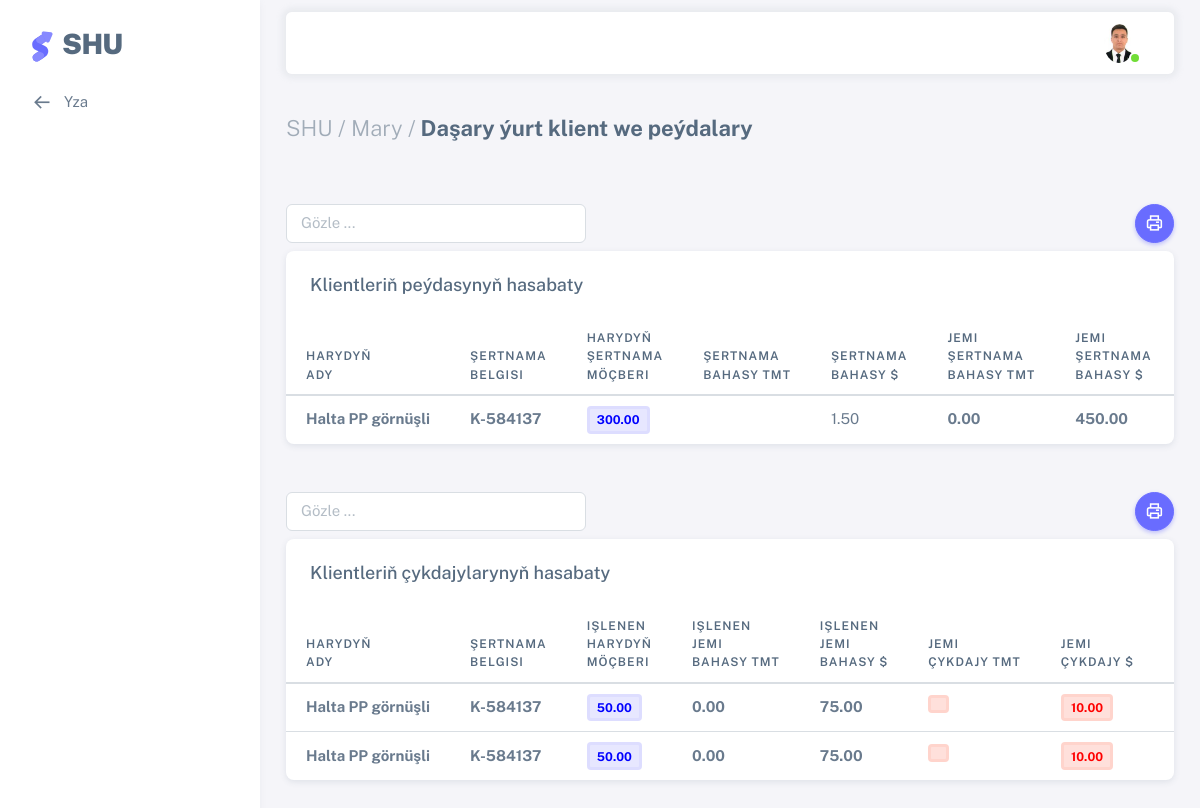
The page /manager_detail/1/ (signed in) on the database its author committed.
### users/models.py (models this page shows, shortened)
class AllUsers(AbstractUser):
    username = models.CharField(max_length=100, unique=True)
    office = models.ForeignKey(Office, on_delete=models.CASCADE, null=True)
    sehs = models.ForeignKey(Sehler, related_name='user_sehs', on_delete=models.CASCADE, null=True, blank=True)
    bolum = models.ForeignKey(Bolum, on_delete=models.CASCADE,null=True)
    wez = models.ForeignKey(Wez, on_delete=models.CASCADE, null=True)
    first_name = models.CharField(max_length=100)
    last_name = models.CharField(max_length=100)
    middle_name = models.CharField(max_length=100, null=True, blank=True)
    birth_date = models.DateField("Doglan senesi", default=timezone.now)
    tel = models.CharField("Telefon belgisi", max_length=12, null=True, blank=True)
    email = models.EmailField(unique=True)
    address = models.TextField(null=True, blank=True)
    user_code = models.CharField(max_length=12, unique=True, default=random_string, null=True, blank=True)
    image = models.ImageField(default='default.png', upload_to='profile_pics')

class Office(models.Model):
    name = models.CharField("Edara-kärhananyň ady", max_length=1000, null=True, blank=True)
    tel = models.CharField("Telefon belgisi", null=True, blank=True, max_length=12)
    reg_num = models.CharField("reg nomer", max_length=100, null=True, blank=True,)
    ind_num = models.CharField("indeks nomer", max_length=100, null=True, blank=True,)
    kpp_num = models.CharField(max_length=100, null=True, blank=True)
    address = models.TextField("Salgysy", null=True, blank=True)
    description = models.TextField("Gysga beyany", null=True, blank=True)
    slug = models.SlugField(max_length=300, unique=True, db_index=True, verbose_name="URL")
    def __str__(self):
        return self.name
    class Meta:
        verbose_name = 'Edara-kärhana'
        verbose_name_plural = 'Edara-kärhanalar'

### shu/models.py (models this page shows, shortened)
class Das_yurt_klientler(models.Model):
    klient = models.ForeignKey(Manager_user, on_delete=models.CASCADE,null=True, blank=True)
    shertnama_nomer = models.CharField("Şertnama belgisi", max_length=100, blank=True,null=True)
    harydyn_ady = models.CharField("Harydyň ady", max_length=500, blank=True,null=True)
    z_sany = models.DecimalField("Harydyň şertnama möçberi",default=0,max_digits=10, decimal_places=2, null=True, blank=True)
    bahasy_m = models.DecimalField("Bahasy TMT",default=0,max_digits=10, decimal_places=2, null=True, blank=True)
    bahasy_d = models.DecimalField("Bahasy $",default=0,max_digits=10, decimal_places=2, null=True, blank=True)
    zj_bahasy_m = models.DecimalField("Jemi bahasy TMT",default=0,max_digits=10, decimal_places=2, null=True, blank=True)
    zj_bahasy_d = models.DecimalField("Jemi bahasy $",default=0,max_digits=10,decimal_places=2, null=True, blank=True)
    tapawut_m = models.DecimalField("Tapawudy TMT",default=0,max_digits=10,decimal_places=2, null=True, blank=True)
    tapawut_d = models.DecimalField("Tapawudy $",default=0,max_digits=10, decimal_places=2, null=True, blank=True)
    peyda_m = models.DecimalField("Jemi galýan peýda TMT",default=0,max_digits=10,decimal_places=2, null=True, blank=True)
    peyda_d = models.DecimalField("Jemi galýan peýda $",default=0,max_digits=10, decimal_places=2, null=True, blank=True)
    bellik = models.CharField("Bellik",max_length=1000, blank=True, null=True)
    sene = models.DateField("zakaz Senesi", default=timezone.now, null=True, blank=True)
    has_sene = models.IntegerField("Senesi",null=True, blank=True, default=None)
    class Meta:
        verbose_name = 'Daşary ýurt klient we peýda'
        verbose_name_plural = 'Daşary ýurt klientler we peýda'

class Das_yurt_klient_cykdajy(models.Model):
    gir_klient = models.ForeignKey(Das_yurt_klientler, on_delete=models.CASCADE,null=True, blank=True)
    klient = models.ForeignKey(Manager_user, on_delete=models.CASCADE,null=True, blank=True)
    shertnama_nomer = models.CharField("Şertnama belgisi", max_length=100, blank=True,null=True)
    harydyn_ady = models.CharField("Harydyň ady", max_length=500, blank=True,null=True)
    i_sany = models.DecimalField("Işlenen harydyň möçberi",default=0,max_digits=10, decimal_places=2, null=True, blank=True)
    j_bahasy_m = models.DecimalField("Jemi bahasy TMT",default=0,max_digits=10, decimal_places=2, null=True, blank=True)
    j_bahasy_d = models.DecimalField("Jemi bahasy $",default=0,max_digits=10,decimal_places=2, null=True, blank=True)
    cykdajy_m = models.DecimalField("Jemi çykdajy TMT",default=0,max_digits=10,decimal_places=2, null=True, blank=True)
    cykdajy_d = models.DecimalField("Jemi çykdajy $",default=0,max_digits=10,decimal_places=2, null=True, blank=True)
    bellik = models.CharField("Bellik",max_length=1000, blank=True, null=True)
    sene = models.DateField("zakaz Senesi", default=timezone.now, null=True, blank=True)
    has_sene = models.IntegerField("Senesi",null=True, blank=True, default=None)
    class Meta:
        verbose_name = 'Daşary ýurt klient çykdajysy'
        verbose_name_plural = 'Daşary ýurt klientler çykdajylary'

### shu/views.py (the view)
# urls.py: path('manager_detail/<int:pk>/', views.Manager_detail, name='manager-detail'),
@login_required(login_url='login')
def Manager_detail(request,pk):
    page_title = _('Daşary ýurt klient we peýdalary')
    mang_detail = Das_yurt_klientler.objects.filter(klient_id=pk)
    cykdajy = Das_yurt_klient_cykdajy.objects.filter(klient_id=pk)
    seneid1=Hasabat_sene.objects.last().id
    pkk=pk
    if request.method == 'POST':
        form = Manager_zakazForm(request.POST, request.FILES)
        if form.is_valid():
            harydyn_ady = form.cleaned_data['harydyn_ady']
            shertnama_nomer = form.cleaned_data['shertnama_nomer']
            z_sany = form.cleaned_data['z_sany']
            bahasy_m = form.cleaned_data['bahasy_m']
            bahasy_d = form.cleaned_data['bahasy_d']
            baha_m = bahasy_m if bahasy_m is not None else 0
            baha_d = bahasy_d if bahasy_d is not None else 0
            obj = Das_yurt_klientler.objects.create(klient_id=pk,harydyn_ady=harydyn_ady,has_sene=seneid1,
                                                           shertnama_nomer=shertnama_nomer,z_sany=z_sany,
                                                           bahasy_m=bahasy_m,bahasy_d=bahasy_d,
                                                           zj_bahasy_m=z_sany*baha_m,
                                                           zj_bahasy_d=z_sany*baha_d)
            obj.save()
            messages.success(request, 'Täze daşary ýurt klient we peýda girizildi!')
            return redirect('manager-detail',pk)
        else:
            messages.error(request, 'Ýalňyşlyk: Daşary ýurt klient we peýda girizilmedi!')
    else:
        form = Manager_zakazForm()
    paginator = Paginator(mang_detail, 10)
    page = request.GET.get('page')
    try:
        myuser = paginator.get_page(page)
    except PageNotAnInteger:
        myuser = paginator.page(1)
    except EmptyPage:
        myuser = paginator.page(paginator.num_pages)
    context = {'title': page_title,'myuser':myuser,'form':form,'cykdajy':cykdajy,'pkk':pkk}
    return render(request, 'shu/manager_detail.html', context)

### users/models.py (called while the page is built)
    def __str__(self):
        return self.name

### shu/templates/shu/manager_detail.html (shortened to what this page needs)
{% extends 'shu/base.html' %}
{% load i18n %}
{% load crispy_forms_tags %}
{% load static %}
{% block menu %}
<li class="menu-item">
  <a href="{% url 'managers' %}" class="menu-link">
    <i class="menu-icon tf-icons bx bx-arrow-back"></i>
    <div>Yza</div>
  </a>
</li>
{% endblock menu %}
{% block content %}
<div class="content-wrapper">
    <div class="container-xxl flex-grow-1 container-p-y">
      <h4 class="fw-bold py-3 mb-4"><span class="text-muted fw-light">SHU / {{ user.office|default_if_none:"" }} /</span> {{ title }}</h4>
    <a><button style="float:right;" onclick="printData()" class="btn rounded-pill btn-icon btn-primary"> <i class="tf-icons bx bx-printer"></i></button>
    <input class="form-control mb-2 mt-5" style="width:300px;" id='myInput' onkeyup='myFunction()' type='text' placeholder="Gözle ..."></a>
    <div class="card" id="printTable">
      <h5 class="card-header">Klientleriň peýdasynyň hasabaty</h5>
      <div class="table-responsive text-nowrap">
        <table class="table table-hover" id="myTable">
          <thead>
            <tr>
              <th>Harydyň<br>ady</th>
              <th>Şertnama<br>belgisi</th>
              <th>Harydyň<br>şertnama<br>möçberi</th>
              <th>Şertnama<br>bahasy TMT</th>
              <th>Şertnama<br>bahasy $</th>
              <th>Jemi<BR>Şertnama<br>bahasy TMT</th>
              <th>Jemi<BR>Şertnama<br>bahasy $</th>
              <th>Tapawut TMT</th>
            </tr>
          </thead>
          <tbody class="table-border-bottom-0">
            {% for deg in myuser %}
            <tr>
              <td><strong>{{deg.harydyn_ady|default_if_none:""}}</strong></td>
              <td><strong>{{deg.shertnama_nomer|default_if_none:""}}</strong></td>
              <td><span class="badge bg-label-primary border-light-primary me-1"><strong style="color:Blue;">{{deg.z_sany|floatformat:2|default_if_none:""}}</strong></span></td>
              <td>{{deg.bahasy_m|floatformat:2|default_if_none:""}}</td>
              <td>{{deg.bahasy_d|floatformat:2|default_if_none:""}}</td>
              <td><strong>{{deg.zj_bahasy_m|floatformat:2|default_if_none:""}}</strong></td>
              <td><strong>{{deg.zj_bahasy_d|floatformat:2|default_if_none:""}}</strong></td>
              <td><strong>{{deg.tapawut_m|floatformat:2|default_if_none:""}}</strong></td>
            </tr>
            {% endfor %}
          </tbody>
        </table>
      </div>
    </div>
    <a><button style="float:right;" onclick="printData1()" class="btn rounded-pill btn-icon btn-primary"> <i class="tf-icons bx bx-printer"></i></button>
    <input class="form-control mb-2 mt-5" style="width:300px;" id='myInput1' onkeyup='myFunction1()' type='text' placeholder="Gözle ..."></a>
    <div class="card mb-5" id="printTable1">
      <h5 class="card-header">Klientleriň çykdajylarynyň hasabaty</h5>
      <div class="table-responsive text-nowrap">
        <table class="table table-hover" id="myTable1">
          <thead>
            <tr>
              <th>Harydyň<br>ady</th>
              <th>Şertnama<br>belgisi</th>
              <th>Işlenen<br>harydyň<br>möçberi</th>
              <th>Işlenen<BR>jemi<br>bahasy TMT</th>
              <th>Işlenen<BR>jemi<br>bahasy $</th>
              <th>Jemi<BR>çykdajy TMT</th>
              <th>Jemi<BR>çykdajy $</th>
              <th>senesi</th>
            </tr>
          </thead>
          <tbody class="table-border-bottom-0">
            {% for deg in cykdajy %}
            <tr>
              <td><strong>{{deg.harydyn_ady|default_if_none:""}}</strong></td>
              <td><strong>{{deg.shertnama_nomer|default_if_none:""}}</strong></td>
              <td><span class="badge bg-label-primary border-light-primary me-1"><strong style="color:Blue;">{{deg.i_sany|floatformat:2|default_if_none:""}}</td>
              <td><strong>{{deg.j_bahasy_m|floatformat:2|default_if_none:""}}</strong></td>
              <td><strong>{{deg.j_bahasy_d|floatformat:2|default_if_none:""}}</strong></td>
              <td><span class="badge bg-label-danger border-light-danger me-1"><strong style="color:Red;">{{deg.cykdajy_m|floatformat:2|default_if_none:""}}</strong></span></td>
              <td><span class="badge bg-label-danger border-light-danger me-1"><strong style="color:Red;">{{deg.cykdajy_d|floatformat:2|default_if_none:""}}</strong></span></td>
              <td>{{deg.sene|date:"d.m.Y"}}</td>
            </tr>
            {% endfor %}
          </tbody>
        </table>
      </div>
    </div>
    </div>
  </div>
</div>
{% endblock content %}

### templates/include/header.html (shortened to what this page needs)
	{% load static i18n %}
	{% load crispy_forms_tags %}
		<nav class="layout-navbar container-xxl navbar navbar-expand-xl navbar-detached align-items-center bg-navbar-theme" id="layout-navbar">
		  <div class="navbar-nav-right d-flex align-items-center" id="navbar-collapse">
			<ul class="navbar-nav flex-row align-items-center ms-auto">
			  <li class="nav-item navbar-dropdown dropdown-user dropdown">
				<a class="nav-link dropdown-toggle hide-arrow" href="javascript:void(0);" data-bs-toggle="dropdown">
				  <div class="avatar avatar-online">
					<img src="{{ user.image.url }}" onerror="this.onerror=null;this.src='{% static 'assets/img/avatars/default.png' %}'" alt class="w-px-30 h-auto rounded-circle" />
				  </div>
				</a>
			  </li>
			</ul>
		  </div>
		</nav>

### rows shown on the page
AllUsers: image (picture), office "Mary"
Das_yurt_klientler: harydyn_ady "Halta PP görnüşli", shertnama_nomer "K-584137", z_sany "300.00", bahasy_d "1.50", zj_bahasy_m "0.00", zj_bahasy_d "450.00"
Das_yurt_klient_cykdajy: harydyn_ady "Halta PP görnüşli", shertnama_nomer "K-584137", i_sany "50.00", j_bahasy_m "0.00", j_bahasy_d "75.00", cykdajy_d "10.00"
Das_yurt_klient_cykdajy: harydyn_ady "Halta PP görnüşli", shertnama_nomer "K-584137", i_sany "50.00", j_bahasy_m "0.00", j_bahasy_d "75.00", cykdajy_d "10.00"

### other values the page prints
{{ title }} "Daşary ýurt klient we peýdalary"
